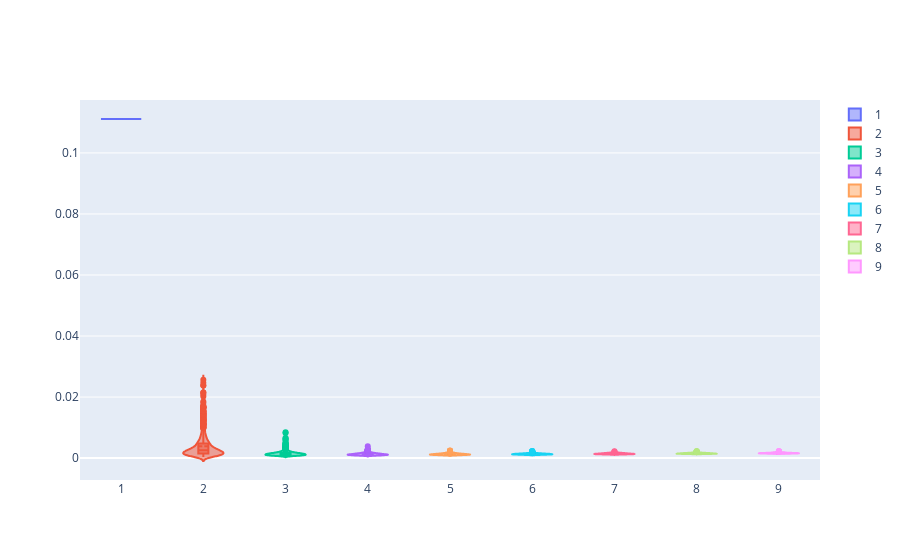

Notebook code cell kept with this figure:
### Code cell
fig = go.Figure()

n_labels = 9
labels = ['1', '2', '3', '4', '5', '6', '7', '8', '9']#, '10', '11', '12', '13', '14', '15']
pos = np.arange(1, n_labels+1)

for i in range(len(pos)):
    fig.add_trace(go.Violin(y=num_dens_list[i],
                            name=labels[i],
                            box_visible=True,
                            meanline_visible=True))

fig.show()

### Figure 1 — Plotly figure (JSON) as saved in the notebook; plotly's stock layout.template omitted (floating-point values rounded to 4 significant figures; data arrays with more than 128 entries replaced by an {"elided": "..."} marker saying what was removed)
{"data": [{"box": {"visible": true}, "meanline": {"visible": true}, "name": "1", "type": "violin", "y": {"elided": "1000 float values"}}, {"box": {"visible": true}, "meanline": {"visible": true}, "name": "2", "type": "violin", "y": {"elided": "1000 float values"}}, {"box": {"visible": true}, "meanline": {"visible": true}, "name": "3", "type": "violin", "y": {"elided": "1000 float values"}}, {"box": {"visible": true}, "meanline": {"visible": true}, "name": "4", "type": "violin", "y": {"elided": "1000 float values"}}, {"box": {"visible": true}, "meanline": {"visible": true}, "name": "5", "type": "violin", "y": {"elided": "1000 float values"}}, {"box": {"visible": true}, "meanline": {"visible": true}, "name": "6", "type": "violin", "y": {"elided": "1000 float values"}}, {"box": {"visible": true}, "meanline": {"visible": true}, "name": "7", "type": "violin", "y": {"elided": "1000 float values"}}, {"box": {"visible": true}, "meanline": {"visible": true}, "name": "8", "type": "violin", "y": {"elided": "1000 float values"}}, {"box": {"visible": true}, "meanline": {"visible": true}, "name": "9", "type": "violin", "y": {"elided": "1000 float values"}}], "layout": {}}
